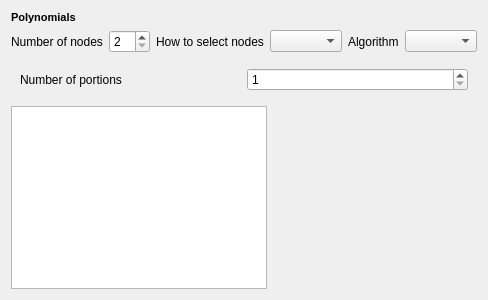
<?xml version="1.0" encoding="UTF-8"?>
<ui version="4.0">
 <class>Poly_Main</class>
 <widget class="QWidget" name="Poly_Main">
  <property name="geometry">
   <rect>
    <x>0</x>
    <y>0</y>
    <width>484</width>
    <height>300</height>
   </rect>
  </property>
  <property name="windowTitle">
   <string>Poly_Main</string>
  </property>
  <layout class="QGridLayout" name="gridLayout">
   <item row="0" column="0">
    <layout class="QVBoxLayout" name="main-layout">
     <property name="sizeConstraint">
      <enum>QLayout::SetNoConstraint</enum>
     </property>
     <item>
      <widget class="QLabel" name="label">
       <property name="font">
        <font>
         <pointsize>8</pointsize>
         <weight>75</weight>
         <italic>false</italic>
         <bold>true</bold>
        </font>
       </property>
       <property name="text">
        <string>Polynomials</string>
       </property>
      </widget>
     </item>
     <item>
      <layout class="QHBoxLayout" name="horizontalLayout_4">
       <property name="sizeConstraint">
        <enum>QLayout::SetMaximumSize</enum>
       </property>
       <item>
        <layout class="QHBoxLayout" name="horizontalLayout">
         <item>
          <widget class="QLabel" name="precision-label">
           <property name="sizePolicy">
            <sizepolicy hsizetype="Fixed" vsizetype="Preferred">
             <horstretch>0</horstretch>
             <verstretch>0</verstretch>
            </sizepolicy>
           </property>
           <property name="text">
            <string>Number of nodes</string>
           </property>
          </widget>
         </item>
         <item>
          <widget class="QSpinBox" name="degree_spin_box">
           <property name="sizePolicy">
            <sizepolicy hsizetype="Minimum" vsizetype="Fixed">
             <horstretch>0</horstretch>
             <verstretch>0</verstretch>
            </sizepolicy>
           </property>
           <property name="minimum">
            <number>2</number>
           </property>
          </widget>
         </item>
        </layout>
       </item>
       <item>
        <layout class="QHBoxLayout" name="horizontalLayout_3">
         <item>
          <widget class="QLabel" name="sample_algo_label">
           <property name="text">
            <string>How to select nodes</string>
           </property>
          </widget>
         </item>
         <item>
          <widget class="QComboBox" name="sample_algo_combo"/>
         </item>
        </layout>
       </item>
       <item>
        <layout class="QHBoxLayout" name="horizontalLayout_2">
         <item>
          <widget class="QLabel" name="algorithm-label">
           <property name="sizePolicy">
            <sizepolicy hsizetype="Fixed" vsizetype="Preferred">
             <horstretch>0</horstretch>
             <verstretch>0</verstretch>
            </sizepolicy>
           </property>
           <property name="text">
            <string>Algorithm</string>
           </property>
          </widget>
         </item>
         <item>
          <widget class="QComboBox" name="algorithm-combo">
           <property name="sizePolicy">
            <sizepolicy hsizetype="Fixed" vsizetype="Fixed">
             <horstretch>0</horstretch>
             <verstretch>0</verstretch>
            </sizepolicy>
           </property>
          </widget>
         </item>
        </layout>
       </item>
      </layout>
     </item>
     <item>
      <widget class="QStackedWidget" name="algo_pages">
       <property name="currentIndex">
        <number>1</number>
       </property>
       <widget class="QWidget" name="lagrange_page">
        <layout class="QGridLayout" name="gridLayout_2">
         <item row="0" column="0">
          <widget class="QLabel" name="label_2">
           <property name="text">
            <string>No new options here are available for **Lagrange**.</string>
           </property>
           <property name="textFormat">
            <enum>Qt::MarkdownText</enum>
           </property>
          </widget>
         </item>
        </layout>
       </widget>
       <widget class="QWidget" name="lagrange_portion_page">
        <layout class="QGridLayout" name="gridLayout_3">
         <item row="0" column="1">
          <layout class="QHBoxLayout" name="horizontalLayout_5">
           <item>
            <widget class="QLabel" name="label_3">
             <property name="text">
              <string>Number of portions</string>
             </property>
            </widget>
           </item>
           <item>
            <widget class="QSpinBox" name="lagrange_portions_spinbox">
             <property name="minimum">
              <number>1</number>
             </property>
            </widget>
           </item>
          </layout>
         </item>
        </layout>
       </widget>
       <widget class="QWidget" name="page">
        <layout class="QGridLayout" name="gridLayout_4">
         <item row="0" column="0">
          <widget class="QLabel" name="label_4">
           <property name="text">
            <string>Endpoint derivative conditions are not implemented.</string>
           </property>
          </widget>
         </item>
        </layout>
       </widget>
      </widget>
     </item>
     <item>
      <layout class="QHBoxLayout" name="visualization-box">
       <property name="sizeConstraint">
        <enum>QLayout::SetMaximumSize</enum>
       </property>
       <item>
        <widget class="QTableView" name="zeros-table">
         <property name="sizePolicy">
          <sizepolicy hsizetype="Preferred" vsizetype="Expanding">
           <horstretch>0</horstretch>
           <verstretch>0</verstretch>
          </sizepolicy>
         </property>
         <property name="alternatingRowColors">
          <bool>true</bool>
         </property>
         <attribute name="horizontalHeaderDefaultSectionSize">
          <number>70</number>
         </attribute>
        </widget>
       </item>
       <item>
        <widget class="Poly::Plot" name="plot" native="true">
         <property name="sizePolicy">
          <sizepolicy hsizetype="Expanding" vsizetype="Expanding">
           <horstretch>10</horstretch>
           <verstretch>10</verstretch>
          </sizepolicy>
         </property>
        </widget>
       </item>
      </layout>
     </item>
    </layout>
   </item>
  </layout>
 </widget>
 <customwidgets>
  <customwidget>
   <class>Poly::Plot</class>
   <extends>QWidget</extends>
   <header>polynomial/ui/plot.h</header>
  </customwidget>
 </customwidgets>
 <resources/>
 <connections/>
</ui>
